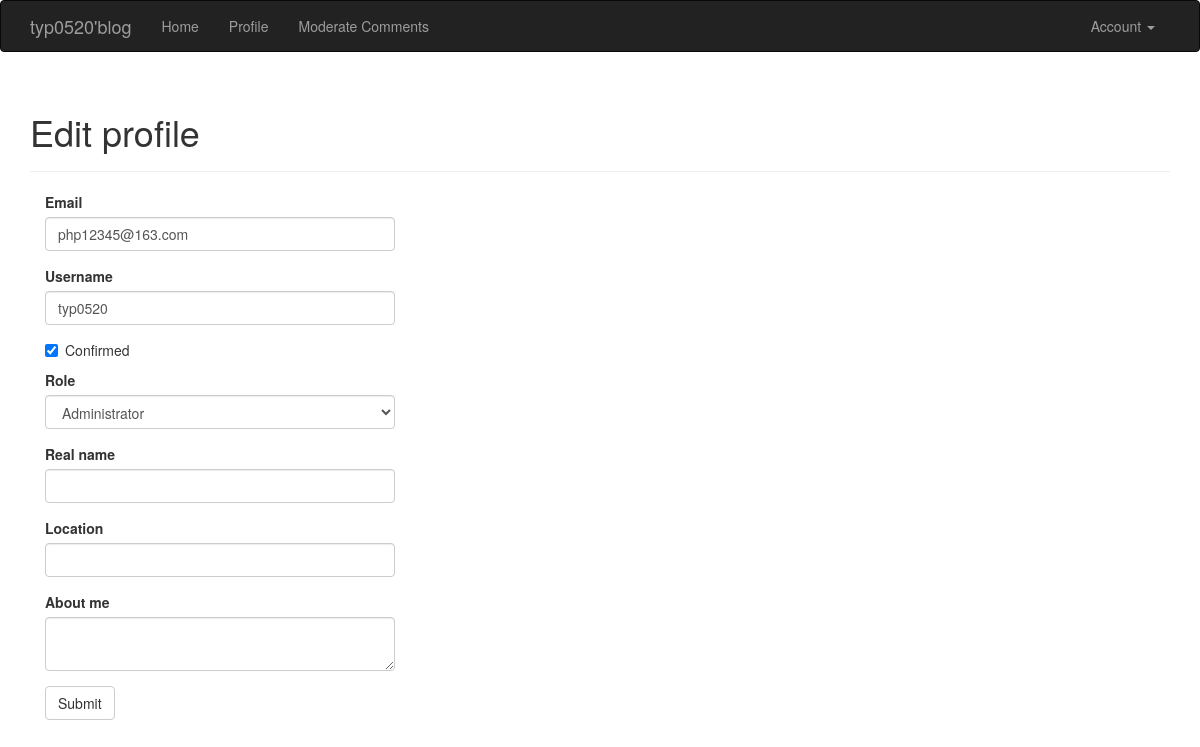
/eidt-profile/1 (signed in), run on the app's committed database.
### app/models.py (models this page shows, shortened)
class User(UserMixin, db.Model):
    __tablename__ = 'users'
    id = db.Column(db.Integer, primary_key=True)
    email = db.Column(db.String(64), unique=True, index=True)
    username = db.Column(db.String(64), unique=True, index=True)
    password_hash = db.Column(db.String(128))
    role_id = db.Column(db.Integer, db.ForeignKey('roles.id'))
    confirmed = db.Column(db.Boolean, default=False)
    name = db.Column(db.String(64))
    location = db.Column(db.String(64))
    about_me = db.Column(db.Text())
    member_since = db.Column(db.DateTime(), default=datetime.utcnow)
    last_seen = db.Column(db.DateTime(), default=datetime.utcnow)
    posts = db.relationship('Post', backref='author', lazy='dynamic')
    comments = db.relationship('Comment', backref='author', lazy='dynamic')
    followed = db.relationship('Follow',
                               foreign_keys=[Follow.follower_id],
                               backref=db.backref('follower', lazy='joined'),
                               lazy='dynamic',
                               cascade='all, delete-orphan')
    followers = db.relationship('Follow',
                                foreign_keys=[Follow.followed_id],
                                backref=db.backref('followed', lazy='joined'),
                                lazy='dynamic',
                                cascade='all, delete-orphan')
    @property
    def password(self):
        raise AttributeError('password is not a readable attribute')
    def can(self, permissions):
        return self.role is not None and (self.role.permissions & permissions) == permissions

### app/main/views.py (the view, shortened to what this page needs)
@main.route('/eidt-profile/<int:id>', methods=['GET', 'POST'])
@login_required
@admin_required
def edit_profile_admin(id):
    user = User.query.get_or_404(id)
    form = EditProfileAdminForm(user=user)
    form.email.data = user.email
    form.username.data = user.username
    form.confirmed.data = user.confirmed
    form.role.data = user.role_id
    form.name.data = user.name
    form.location.data = user.location
    form.about_me.data = user.about_me
    return render_template('edit_profile.html', form=form, user=user)

### app/main/forms.py (shortened to what this page needs)
class EditProfileAdminForm(FlaskForm):
    email = StringField('Email', validators=[DataRequired(), Length(1, 64), Email()])
    username = StringField('Username', validators=[DataRequired(), Length(1, 64), Regexp('^[A-Za-z][A-Za-z0-9_.]*$', 0,
                                                                                   'Usernames must have only letters, '
                                                                                   'numbers, dots or underscores')])
    confirmed = BooleanField('Confirmed')
    role = SelectField('Role', coerce=int)
    name = StringField('Real name', validators=[Length(0,64)])
    location = StringField('Location', validators=[Length(0, 64)])
    about_me = TextAreaField('About me')
    submit = SubmitField('Submit')
    def __init__(self, user, *args, **kwargs):
        super(EditProfileAdminForm, self).__init__(*args, **kwargs)
        self.role.choices = [(role.id, role.name) for role in Role.query.order_by(Role.name).all()]
        self.user = user

### app/auth/views.py (called while the page is built)
@auth.before_app_request
def before_request():
    if current_user.is_authenticated:
        if not current_user.confirmed \
            and request.endpoint \
            and request.endpoint[:5] != 'auth.' \
            and request.endpoint != 'static':
            return redirect(url_for('auth.unconfirmed'))

### app/main/__init__.py (called while the page is built)
@main.app_context_processor
def inject_permissions():
    return dict(Permission=Permission)

### app/models.py (called while the page is built)
@login_manager.user_loader
def load_user(user_id):
    return User.query.get(int(user_id))

### app/templates/edit_profile.html (shortened to what this page needs)
{% extends "base.html" %}
{% import "bootstrap/wtf.html" as wtf %}
{% block page_content %}
<div class="page-header">
    <h1>Edit profile</h1>
</div>
<div class="col-md-4">
    {{ wtf.quick_form(form) }}
</div>
{% endblock %}

### data on the page
User: email "php12345@163.com", username "typ0520", confirmed "☑", role "Administrator"
